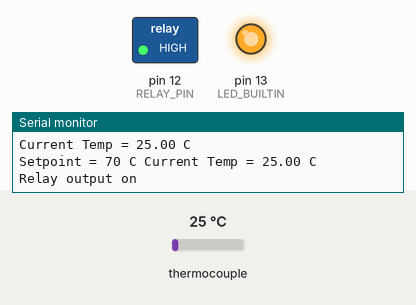
A sketch run on a simulated Arduino Uno, built with avr-gcc and run on an emulated ATmega328P. On the bench: switched loads named in the sketch (green lamp = pin HIGH), output pins drawn as LEDs (lit = HIGH), the last lines printed to the serial monitor. The test bench sets the inputs (shaded band); at power-on: thermocouple 25 °C.

Above: at 2.7 s.
2.8 s: thermocouple set to 64 °C
12.7 s: thermocouple set to 75 °C
At 22.7 s:
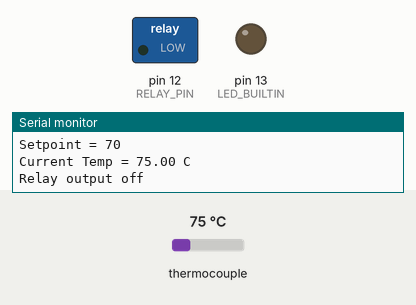
23.0 s: thermocouple set to 6 °C
At 32.7 s:
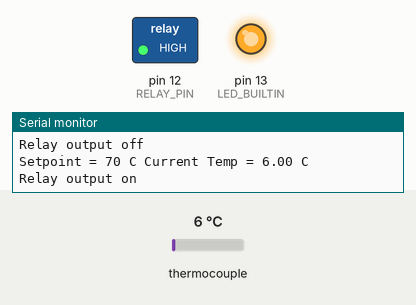
33.0 s: thermocouple set to 150 °C
At 41.8 s:
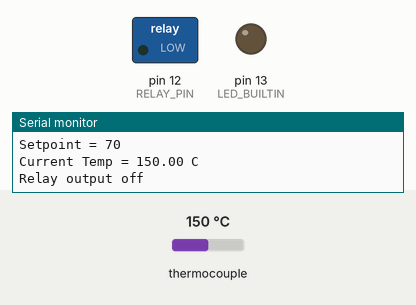
Timing chart, 0 to 43.3 s (numbered marks = the images above; inputs shaded):
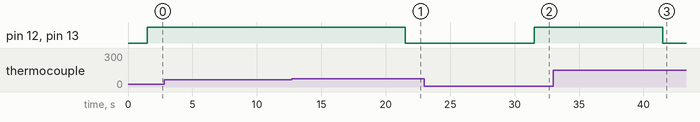

The sketch:

PIDOvenClassDemo.ino
```cpp
//High Temp Oven Class Demo
#include "max6675.h"

#define PIN_INPUT 0
#define RELAY_PIN 12
#define thermoDO 4
#define thermoCS 5
#define thermoCLK 6

//Define Variables we'll be connecting to
int Setpoint;
int TEMP;
int gap;

MAX6675 thermocouple(thermoCLK, thermoCS, thermoDO);

void setup() {
  pinMode(RELAY_PIN, OUTPUT);
  pinMode(LED_BUILTIN, OUTPUT);
  //Turn the relay off by default
  digitalWrite(RELAY_PIN, LOW);
  digitalWrite(LED_BUILTIN, LOW);
  Setpoint = 70;
  gap = 5;
  Serial.begin(115200);
  Serial.println("Oven Init");
  // wait for MAX chip to stabilize
  delay(1500);
  Serial.println("Running Program: HDPE");
  Serial.print("Setpoint = ");
  Serial.println(Setpoint);
  Serial.print("Current Temp = ");
  Serial.print(thermocouple.readCelsius());
  Serial.println(" C");

}

void loop() {
  // put your main code here, to run repeatedly:
  // basic readout test, just print the current temp
   TEMP = thermocouple.readCelsius();
   if (TEMP < Setpoint) {
  digitalWrite(RELAY_PIN, HIGH);
  digitalWrite(LED_BUILTIN, HIGH);
  Serial.print("Setpoint = ");
  Serial.print(Setpoint);
  Serial.print(" C Current Temp = ");
  Serial.print(thermocouple.readCelsius());
  Serial.println(" C");
  Serial.println("Relay output on");
   } else {
  digitalWrite(RELAY_PIN, LOW);
  digitalWrite(LED_BUILTIN, LOW);
  Serial.print("Setpoint = ");
  Serial.println(Setpoint);
  Serial.print("Current Temp = ");
  Serial.print(thermocouple.readCelsius());
  Serial.println(" C");
    Serial.println("Relay output off");
   }
  delay(10000);
}
```

Measured:
- the behaviour switches between 69 and 70 °C on thermocouple (found by bisection; images 0 and 1)
- after the input at 12.7 s, pin 12 (RELAY_PIN), pin 13 (LED_BUILTIN): HIGH → LOW after 8.8 s
- after the input at 23.0 s, pin 12 (RELAY_PIN), pin 13 (LED_BUILTIN): LOW → HIGH after 8.5 s
- after the input at 33.0 s, pin 12 (RELAY_PIN), pin 13 (LED_BUILTIN): HIGH → LOW after 8.5 s
